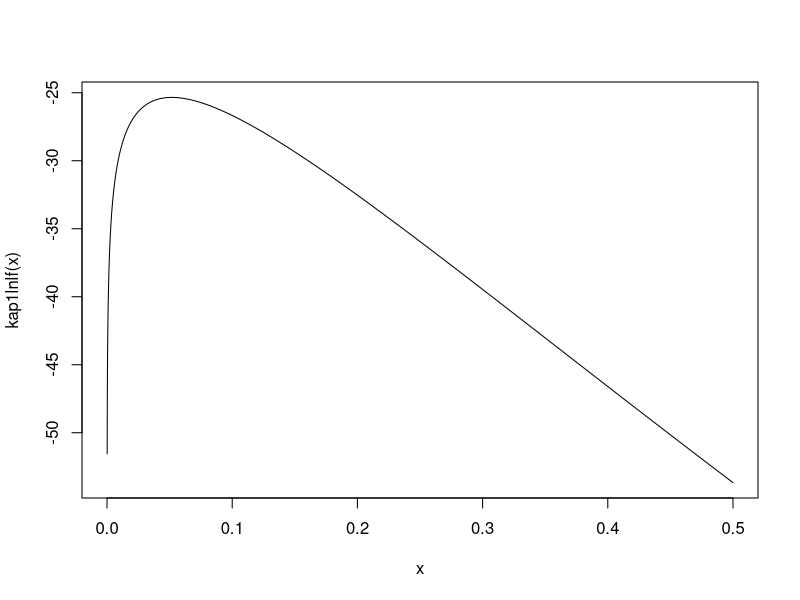
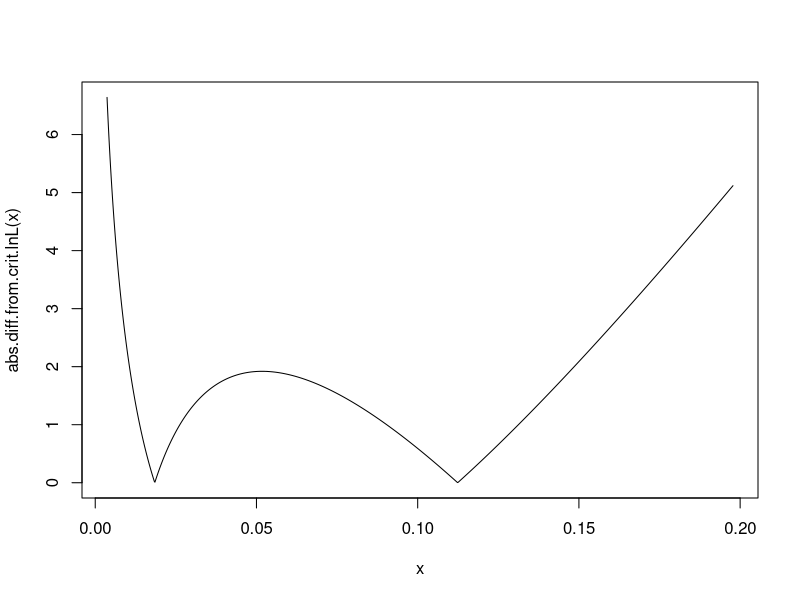
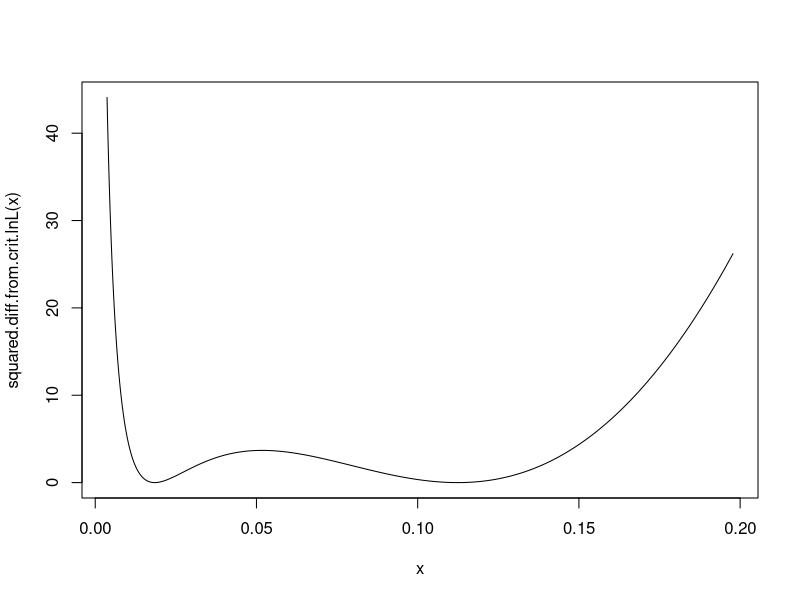
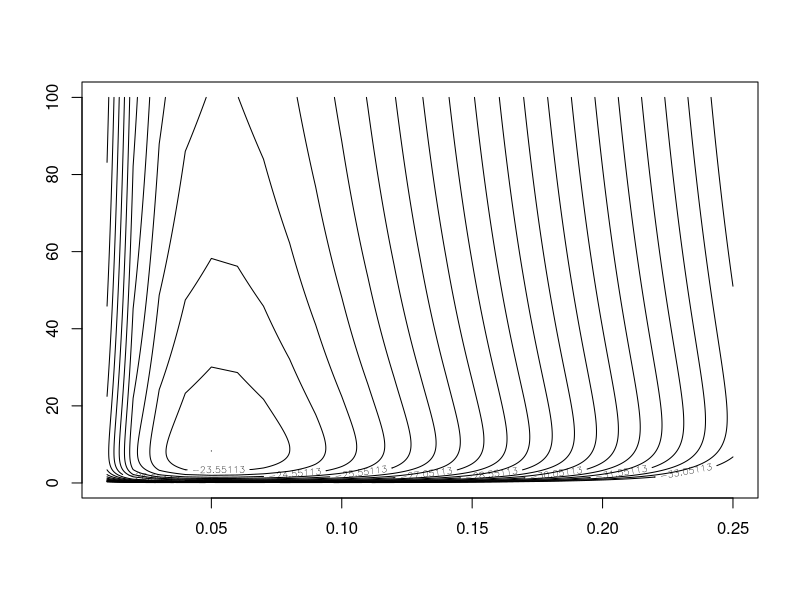

Here is the R script that generated these plots, in order:
ns = 95
ni = 4
nv = 1
kap = 1
n = ni + nv + ns
pdist = (ni + nv)/n
x = seq(0, 10*pdist, pdist/500)

lnlf = function(nu, kappa) {
  a = exp(-4*nu/(2+kappa))
  b = 2*exp(-(2 + 2*kappa)*nu/(2+kappa))
  return(ns*log(1 + a + b) + ni*log(1 + a - b) + nv*log(1 - a) - (ns+ni+nv)*log(4))
}
kap1lnlf = function(nu) {
  return(lnlf(nu, 1.0))
}
plot(x, kap1lnlf(x), type="l")



num.opt.answer = optimize(kap1lnlf, interval = c(0, 10), maximum = TRUE)

phat = pdist
stderr.phat = sqrt(phat*(1-phat)/n)
moe.p = 1.96*stderr.phat
p.ci = c(phat - moe.p, phat + moe.p)
jc.p.to.nu = function(p) {
  return(-0.75*log(1 - 4*p/3))
}
nu.ci = jc.p.to.nu(p.ci)
nu.hat = jc.p.to.nu(phat)
nu.hat - nu.ci

crit.lnL = num.opt.answer$objective - 1.92

abs.diff.from.crit.lnL = function(nu) {
  llrd = lnlf(nu, 1.0) - crit.lnL;
  return(abs(llrd));
}

mle.nu = num.opt.answer$maximum
ci.width = nu.ci[2] - nu.ci[1]
x = seq(nu.ci[1]/2, 2*nu.ci[2], ci.width/500)
plot(x, abs.diff.from.crit.lnL(x), type="l")
lower.answer = optimize(abs.diff.from.crit.lnL, interval = c(0, mle.nu), maximum = FALSE)
upper.answer = optimize(abs.diff.from.crit.lnL, interval = c(mle.nu, 10*nu.ci[2]), maximum = FALSE)

lrt.nu.ci = c(lower.answer$minimum, upper.answer$minimum)

squared.diff.from.crit.lnL = function(nu) {
  llrd = lnlf(nu, 1.0) - crit.lnL;
  return(llrd^2);
}

plot(x, squared.diff.from.crit.lnL(x), type="l")
lower.answer.from.sqdiff = optimize(squared.diff.from.crit.lnL, interval = c(0, mle.nu), maximum = FALSE)
upper.answer.from.sqdiff = optimize(squared.diff.from.crit.lnL, interval = c(mle.nu, 10*nu.ci[2]), maximum = FALSE)
lrt.nu.ci.from.sqdiff = c(lower.answer$minimum, upper.answer$minimum)


lrt.nu.ci
lrt.nu.ci.from.sqdiff
nu.ci


s = 0.01
nu = seq(s, 0.25,by=s)
k = seq(10*s, 100 , by=10*s)
x = nu
y = k
nx = length(x)
ny = length(y)
z = matrix(nrow=nx, ncol=ny)
for (i in 1:nx) {
  for (j in 1:ny) {
    z[i,j] = lnlf(x[i], y[j]) ;
  }
}

mz = max(z) -.00001
contour(x, y, z, levels=seq(mz, mz-10, by=-.5) )
neg.lnl = function(theta) {
  return(-1*lnlf(theta[1], theta[2]))
}
INITIAL.PARAMETER.GUESS = c(0.5, 1)
optim(par=INITIAL.PARAMETER.GUESS,
      fn=neg.lnl,
      method="Nelder-Mead");

